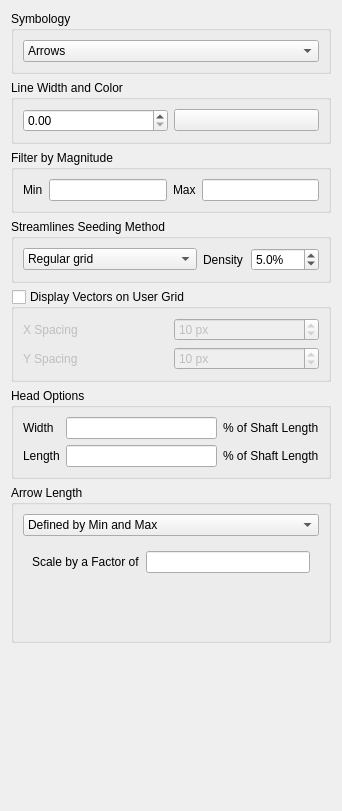
<?xml version="1.0" encoding="UTF-8"?>
<ui version="4.0">
 <class>QgsMeshRendererVectorSettingsWidgetBase</class>
 <widget class="QWidget" name="QgsMeshRendererVectorSettingsWidgetBase">
  <property name="geometry">
   <rect>
    <x>0</x>
    <y>0</y>
    <width>342</width>
    <height>811</height>
   </rect>
  </property>
  <property name="windowTitle">
   <string>Form</string>
  </property>
  <layout class="QVBoxLayout" name="verticalLayout">
   <item>
    <widget class="QGroupBox" name="groupBox">
     <property name="title">
      <string>Symbology</string>
     </property>
     <property name="checkable">
      <bool>false</bool>
     </property>
     <layout class="QVBoxLayout" name="verticalLayout_3">
      <item>
       <widget class="QComboBox" name="mSymbologyVectorComboBox">
        <item>
         <property name="text">
          <string>Arrows</string>
         </property>
        </item>
        <item>
         <property name="text">
          <string>Streamlines</string>
         </property>
        </item>
       </widget>
      </item>
     </layout>
    </widget>
   </item>
   <item>
    <widget class="QGroupBox" name="arrowWidthColorGroupBox">
     <property name="title">
      <string>Line Width and Color</string>
     </property>
     <layout class="QHBoxLayout" name="horizontalLayout_3">
      <item>
       <widget class="QgsDoubleSpinBox" name="mLineWidthSpinBox"/>
      </item>
      <item>
       <widget class="QgsColorButton" name="mColorWidget"/>
      </item>
     </layout>
    </widget>
   </item>
   <item>
    <widget class="QGroupBox" name="filterByMagGroupBox">
     <property name="title">
      <string>Filter by Magnitude</string>
     </property>
     <property name="checked">
      <bool>false</bool>
     </property>
     <layout class="QHBoxLayout" name="horizontalLayout_2">
      <item>
       <widget class="QLabel" name="minimumMagLabel">
        <property name="text">
         <string>Min</string>
        </property>
       </widget>
      </item>
      <item>
       <widget class="QLineEdit" name="mMinMagLineEdit"/>
      </item>
      <item>
       <widget class="QLabel" name="maximumMagLabel">
        <property name="text">
         <string>Max</string>
        </property>
       </widget>
      </item>
      <item>
       <widget class="QLineEdit" name="mMaxMagLineEdit"/>
      </item>
     </layout>
    </widget>
   </item>
   <item>
    <widget class="QGroupBox" name="mStreamlineSeedingMethodGroupBox">
     <property name="title">
      <string>Streamlines Seeding Method</string>
     </property>
     <layout class="QHBoxLayout" name="horizontalLayout_4" stretch="3,2">
      <item>
       <widget class="QComboBox" name="mStreamlinesSeedingMethodComboBox">
        <item>
         <property name="text">
          <string>Regular grid</string>
         </property>
        </item>
        <item>
         <property name="text">
          <string>Regular on border</string>
         </property>
        </item>
        <item>
         <property name="text">
          <string>Randomly on mesh</string>
         </property>
        </item>
       </widget>
      </item>
      <item>
       <layout class="QHBoxLayout" name="horizontalLayout" stretch="1,0">
        <property name="topMargin">
         <number>0</number>
        </property>
        <item>
         <widget class="QLabel" name="label">
          <property name="text">
           <string>Density</string>
          </property>
         </widget>
        </item>
        <item>
         <widget class="QDoubleSpinBox" name="mStreamlinesDensitySpinBox">
          <property name="suffix">
           <string>%</string>
          </property>
          <property name="decimals">
           <number>1</number>
          </property>
          <property name="value">
           <double>5.000000000000000</double>
          </property>
         </widget>
        </item>
       </layout>
      </item>
     </layout>
    </widget>
   </item>
   <item>
    <widget class="QGroupBox" name="mDisplayVectorsOnGridGroupBox">
     <property name="title">
      <string>Display Vectors on User Grid</string>
     </property>
     <property name="checkable">
      <bool>true</bool>
     </property>
     <property name="checked">
      <bool>false</bool>
     </property>
     <layout class="QGridLayout" name="gridLayout_2">
      <item row="0" column="0">
       <layout class="QGridLayout" name="gridLayout">
        <item row="0" column="0">
         <widget class="QLabel" name="xSpacingLabel">
          <property name="text">
           <string>X Spacing</string>
          </property>
         </widget>
        </item>
        <item row="1" column="0">
         <widget class="QLabel" name="ySpacingLabel">
          <property name="text">
           <string>Y Spacing</string>
          </property>
         </widget>
        </item>
        <item row="0" column="1">
         <widget class="QgsSpinBox" name="mXSpacingSpinBox">
          <property name="suffix">
           <string> px</string>
          </property>
          <property name="minimum">
           <number>1</number>
          </property>
          <property name="maximum">
           <number>8000</number>
          </property>
          <property name="singleStep">
           <number>10</number>
          </property>
          <property name="value">
           <number>10</number>
          </property>
         </widget>
        </item>
        <item row="1" column="1">
         <widget class="QSpinBox" name="mYSpacingSpinBox">
          <property name="suffix">
           <string> px</string>
          </property>
          <property name="minimum">
           <number>1</number>
          </property>
          <property name="maximum">
           <number>5000</number>
          </property>
          <property name="singleStep">
           <number>10</number>
          </property>
          <property name="value">
           <number>10</number>
          </property>
         </widget>
        </item>
       </layout>
      </item>
     </layout>
    </widget>
   </item>
   <item>
    <widget class="QGroupBox" name="headOptionsGroupBox">
     <property name="title">
      <string>Head Options</string>
     </property>
     <layout class="QGridLayout" name="gridLayout_4">
      <item row="0" column="0">
       <widget class="QLabel" name="headWidthLabel">
        <property name="text">
         <string>Width</string>
        </property>
       </widget>
      </item>
      <item row="0" column="1">
       <widget class="QLineEdit" name="mHeadWidthLineEdit"/>
      </item>
      <item row="0" column="2">
       <widget class="QLabel" name="percShaftLenLabel">
        <property name="text">
         <string>% of Shaft Length</string>
        </property>
       </widget>
      </item>
      <item row="1" column="0">
       <widget class="QLabel" name="headLengthLabel">
        <property name="text">
         <string>Length</string>
        </property>
       </widget>
      </item>
      <item row="1" column="1">
       <widget class="QLineEdit" name="mHeadLengthLineEdit"/>
      </item>
      <item row="1" column="2">
       <widget class="QLabel" name="percShaftLenLabel_2">
        <property name="text">
         <string>% of Shaft Length</string>
        </property>
       </widget>
      </item>
     </layout>
    </widget>
   </item>
   <item>
    <widget class="QGroupBox" name="generalOptionsGroupBox">
     <property name="title">
      <string>Arrow Length</string>
     </property>
     <layout class="QVBoxLayout" name="verticalLayout_2">
      <item>
       <widget class="QComboBox" name="mShaftLengthComboBox">
        <property name="minimumSize">
         <size>
          <width>0</width>
          <height>0</height>
         </size>
        </property>
        <property name="sizeAdjustPolicy">
         <enum>QComboBox::AdjustToContents</enum>
        </property>
        <item>
         <property name="text">
          <string>Defined by Min and Max</string>
         </property>
        </item>
        <item>
         <property name="text">
          <string>Scaled to Magnitude</string>
         </property>
        </item>
        <item>
         <property name="text">
          <string>Fixed</string>
         </property>
        </item>
       </widget>
      </item>
      <item>
       <widget class="QStackedWidget" name="mShaftOptionsStackedWidget">
        <property name="currentIndex">
         <number>1</number>
        </property>
        <widget class="QWidget" name="page">
         <layout class="QFormLayout" name="formLayout">
          <item row="0" column="0">
           <widget class="QLabel" name="minimumShaftLabel">
            <property name="text">
             <string>Minimum</string>
            </property>
           </widget>
          </item>
          <item row="0" column="1">
           <widget class="QLineEdit" name="mMinimumShaftLineEdit"/>
          </item>
          <item row="1" column="0">
           <widget class="QLabel" name="maximumShaftLabel">
            <property name="text">
             <string>Maximum</string>
            </property>
           </widget>
          </item>
          <item row="1" column="1">
           <widget class="QLineEdit" name="mMaximumShaftLineEdit"/>
          </item>
         </layout>
        </widget>
        <widget class="QWidget" name="page_2">
         <layout class="QFormLayout" name="formLayout_2">
          <item row="0" column="0">
           <widget class="QLabel" name="scaleByFactorOfLabel">
            <property name="text">
             <string>Scale by a Factor of</string>
            </property>
           </widget>
          </item>
          <item row="0" column="1">
           <widget class="QLineEdit" name="mScaleShaftByFactorOfLineEdit"/>
          </item>
         </layout>
        </widget>
        <widget class="QWidget" name="page_3">
         <layout class="QFormLayout" name="formLayout_3">
          <item row="0" column="0">
           <widget class="QLabel" name="LengthLabel">
            <property name="text">
             <string>Length</string>
            </property>
           </widget>
          </item>
          <item row="0" column="1">
           <widget class="QLineEdit" name="mShaftLengthLineEdit"/>
          </item>
         </layout>
        </widget>
       </widget>
      </item>
     </layout>
    </widget>
   </item>
   <item>
    <spacer name="verticalSpacer">
     <property name="orientation">
      <enum>Qt::Vertical</enum>
     </property>
     <property name="sizeHint" stdset="0">
      <size>
       <width>20</width>
       <height>40</height>
      </size>
     </property>
    </spacer>
   </item>
  </layout>
 </widget>
 <customwidgets>
  <customwidget>
   <class>QgsColorButton</class>
   <extends>QPushButton</extends>
   <header>qgscolorbutton.h</header>
   <container>1</container>
  </customwidget>
  <customwidget>
   <class>QgsDoubleSpinBox</class>
   <extends>QDoubleSpinBox</extends>
   <header>qgsdoublespinbox.h</header>
  </customwidget>
  <customwidget>
   <class>QgsSpinBox</class>
   <extends>QSpinBox</extends>
   <header>qgsspinbox.h</header>
  </customwidget>
 </customwidgets>
 <resources/>
 <connections/>
</ui>
